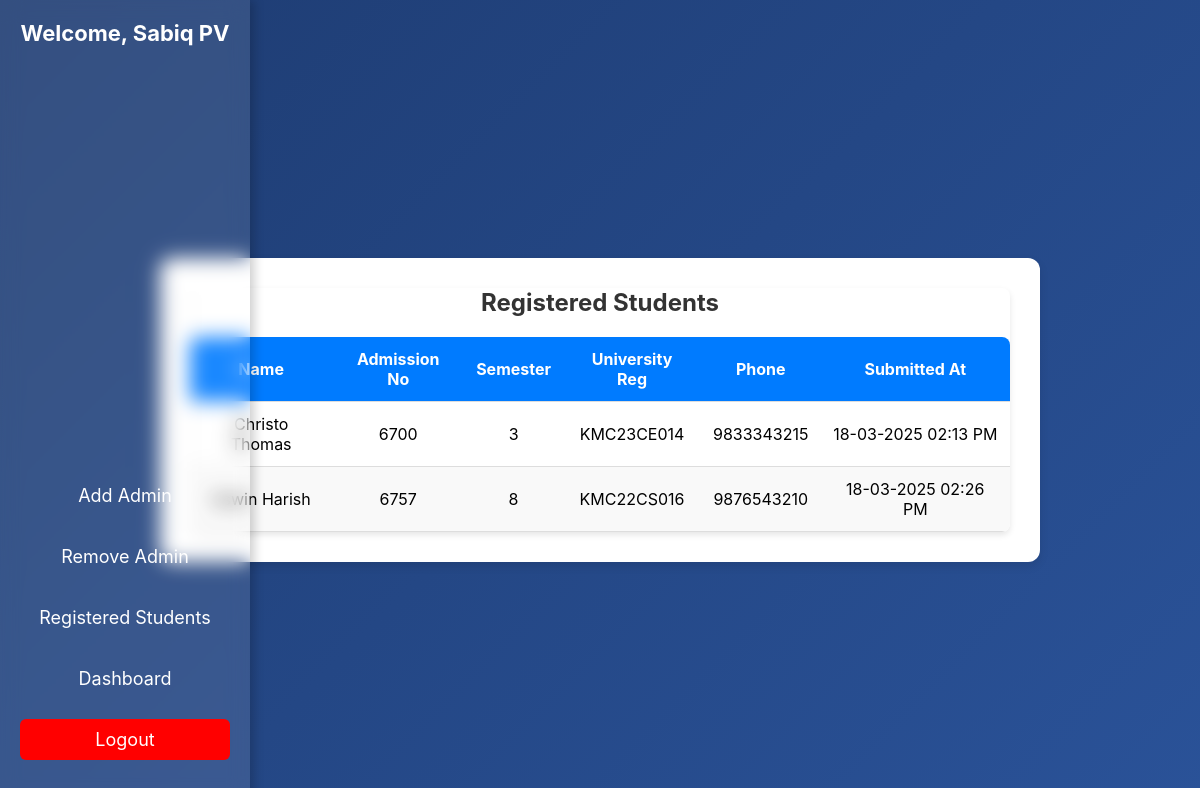
/rgStudents (signed in), run on an earlier commit of the app's database.
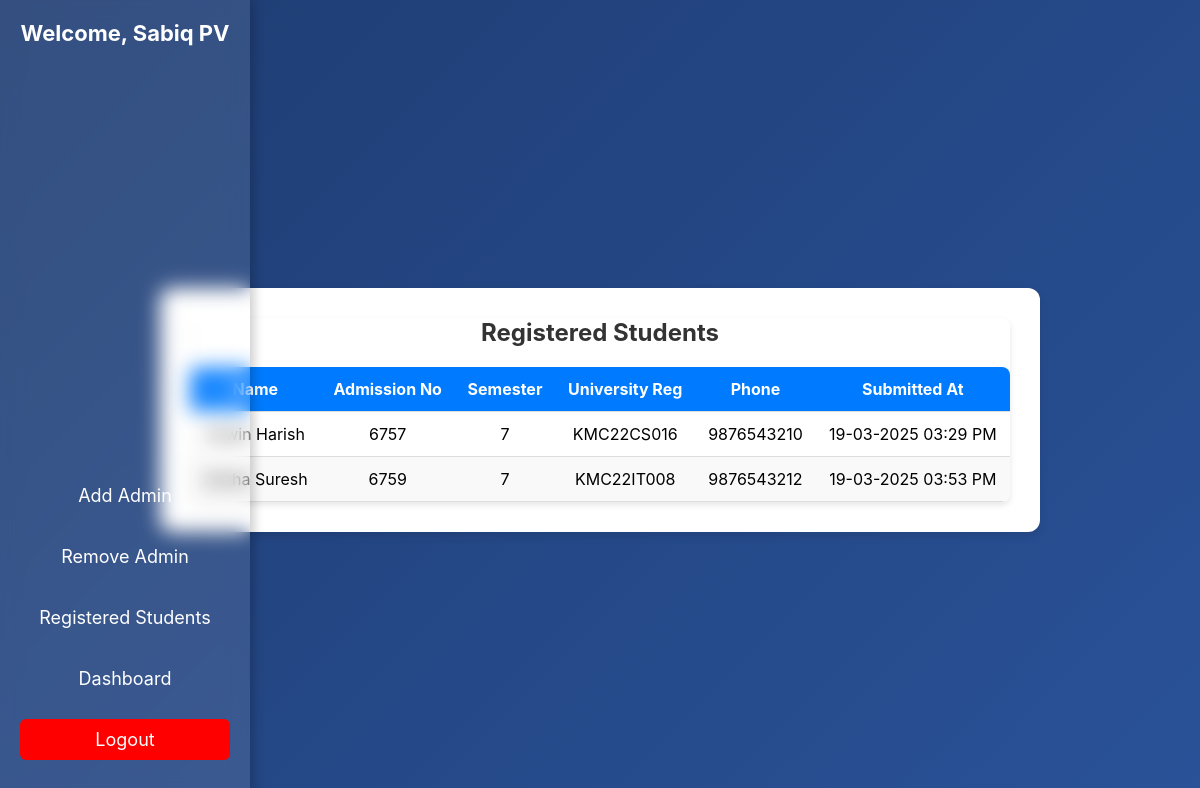
And on a later commit of the database.
### tables this page shows
CREATE TABLE Students (
    AdmnNo INT PRIMARY KEY,
    Name VARCHAR(255) NOT NULL,
    Branch VARCHAR(100) NOT NULL,
    AdmYear YEAR NOT NULL, 
    Sem INT NOT NULL,
    UniReg VARCHAR(100) UNIQUE,
    RollNo VARCHAR(50) UNIQUE NOT NULL,
    Phone VARCHAR(15) UNIQUE NOT NULL,
    Email VARCHAR(255) UNIQUE NOT NULL,
    Hostel BOOLEAN NOT NULL
);

CREATE TABLE completedregistration (
     id INT AUTO_INCREMENT PRIMARY KEY,
     AdmnNo VARCHAR(20) NOT NULL UNIQUE,
     Status VARCHAR(20),
     SubmittedAt TIMESTAMP DEFAULT CURRENT_TIMESTAMP
 );

### app.py (the view)
@app.route('/rgStudents')
def rgStudents():
    if 'admin_id' not in session:
        flash("Please log in first!", "warning")
        return redirect(url_for('admin_login'))
    db = get_db_connection()
    db.row_factory = sqlite3.Row  # Fetch results as dictionaries
    cursor = db.cursor()
    cursor.execute("SELECT name, role FROM Admin WHERE id = ?", (session['admin_id'],))
    admin = cursor.fetchone()
    if not admin:
        flash("Admin not found!", "danger")
        return redirect(url_for('admin_login'))
    admin_name = admin['name']
    cursor.execute("""
        SELECT s.Name, s.AdmnNo, s.Sem, s.UniReg, s.Phone, c.SubmittedAt
        FROM completedregistration c
        JOIN Students s ON c.AdmnNo = s.AdmnNo
        WHERE c.Status = 'Approved'
    """)
    students = cursor.fetchall()
    formatted_students = []
    for student in students:
        formatted_students.append({
            "Name": student["Name"],
            "AdmnNo": student["AdmnNo"],
            "Sem": student["Sem"],
            "UniReg": student["UniReg"],
            "Phone": student["Phone"],
            "SubmittedAt": datetime.strptime(student["SubmittedAt"], '%Y-%m-%d %H:%M:%S').strftime('%d-%m-%Y %I:%M %p')
        })
    db.close()
    return render_template('rgStudents.html', principal_name=admin_name, students=formatted_students)

### app.py (called while the page is built)
def get_db_connection():
    conn = sqlite3.connect('SemReg.db')
    conn.row_factory = sqlite3.Row
    return conn

### templates/rgStudents.html (shortened to what this page needs)
<!DOCTYPE html>
<html lang="en">
<head>
    <link rel="stylesheet" href="{{ url_for('static', filename='styles.css') }}">
</head>
<body>
    <div class="sidebar">
        <h3>Welcome, {{ principal_name }}</h3>
        <ul>
            <li><a href="{{ url_for('add_admin') }}">Add Admin</a></li>
            <li><a href="{{ url_for('remove_admin') }}">Remove Admin</a></li>
            <li><a href="{{ url_for('rgStudents') }}">Registered Students</a></li>
            <li><a href="{{ url_for('principal_dashboard') }}">Dashboard</a></li>
            <li><a href="{{ url_for('logout') }}" class="logout">Logout</a></li>
        </ul>
    </div>
    <div class="container">
        <div class="table-container">
            <h2>Registered Students</h2>
            <table>
                <thead>
                    <tr>
                        <th>Name</th>
                        <th>Admission No</th>
                        <th>Semester</th>
                        <th>University Reg</th>
                        <th>Phone</th>
                        <th>Submitted At</th>
                    </tr>
                </thead>
                <tbody>
                    {% for student in students %}
                    <tr>
                        <td>{{ student.Name }}</td>
                        <td>{{ student.AdmnNo }}</td>
                        <td>{{ student.Sem }}</td>
                        <td>{{ student.UniReg }}</td>
                        <td>{{ student.Phone }}</td>
                        <td>{{ student.SubmittedAt }}</td>
                    </tr>
                    {% endfor %}
                </tbody>
            </table>
        </div>
    </div>
</body>
</html>

What changed in the data, as far as the page shows it:
no longer on this page (row unchanged): Students: Name "Christo Thomas", AdmnNo "6700", Sem "3", UniReg "KMC23CE014", Phone "9833343215", SubmittedAt "18-03-2025 02:13 PM"
changed Students "Aswin Harish": Sem "8" → "7"; SubmittedAt "18-03-2025 02:26 PM" → "19-03-2025 03:29 PM"
now on this page (row edited): Students: Name "Sneha Suresh", AdmnNo "6759", Sem "7", UniReg "KMC22IT008", Phone "9876543212", SubmittedAt "19-03-2025 03:53 PM"
